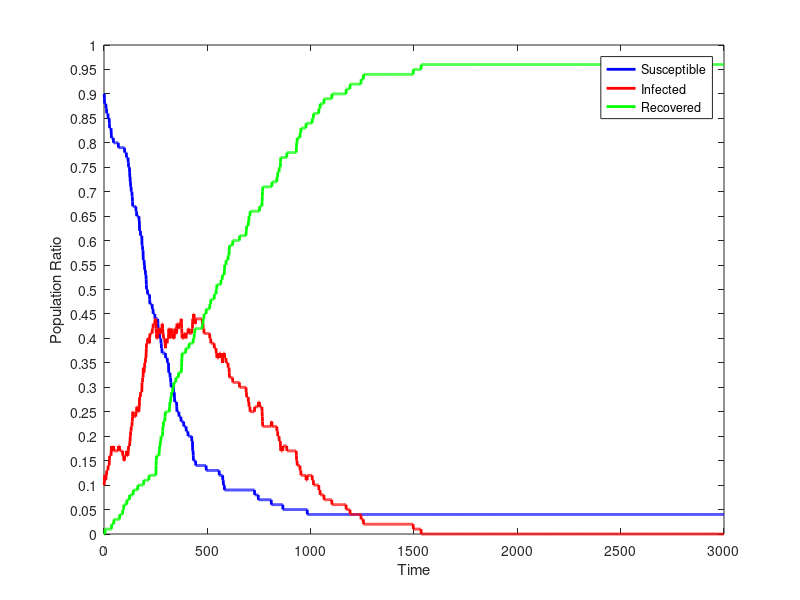

The MATLAB source for this figure:
dynamics = [
90,10,0;
90,10,0;
89,11,0;
88,12,0;
88,12,0;
88,11,1;
88,11,1;
88,11,1;
88,11,1;
88,11,1;
87,12,1;
87,12,1;
87,12,1;
86,13,1;
86,13,1;
86,13,1;
86,13,1;
86,13,1;
86,13,1;
86,13,1;
85,14,1;
85,14,1;
85,14,1;
85,14,1;
85,14,1;
85,14,1;
84,15,1;
83,16,1;
83,16,1;
83,16,1;
83,16,1;
83,16,1;
83,16,1;
83,16,1;
83,16,1;
82,17,1;
81,18,1;
81,17,2;
81,17,2;
81,17,2;
81,17,2;
81,17,2;
81,17,2;
81,17,2;
81,17,2;
81,17,2;
80,18,2;
80,18,2;
80,17,3;
80,17,3;
80,17,3;
80,17,3;
80,17,3;
80,17,3;
80,17,3;
80,17,3;
80,17,3;
80,17,3;
80,17,3;
80,17,3;
80,17,3;
80,17,3;
80,17,3;
80,17,3;
80,17,3;
80,17,3;
80,17,3;
80,17,3;
80,17,3;
80,17,3;
79,18,3;
79,18,3;
79,18,3;
79,18,3;
79,18,3;
79,18,3;
79,17,4;
79,17,4;
79,17,4;
79,17,4;
79,17,4;
79,17,4;
79,17,4;
79,17,4;
79,17,4;
79,17,4;
79,17,4;
79,17,4;
79,17,4;
79,17,4;
79,17,4;
79,16,5;
79,16,5;
79,16,5;
79,16,5;
79,16,5;
79,15,6;
79,15,6;
79,15,6;
79,15,6;
78,16,6;
78,16,6;
78,16,6;
78,16,6;
78,16,6;
78,16,6;
78,16,6;
78,16,6;
78,16,6;
77,17,6;
77,17,6;
77,16,7;
77,16,7;
77,16,7;
77,16,7;
77,16,7;
77,16,7;
76,17,7;
76,17,7;
75,18,7;
75,18,7;
75,18,7;
75,18,7;
75,18,7;
74,18,8;
73,19,8;
73,19,8;
72,20,8;
72,20,8;
71,21,8;
71,21,8;
71,21,8;
70,22,8;
70,22,8;
70,22,8;
70,22,8;
69,23,8;
69,23,8;
68,24,8;
67,25,8;
67,25,8;
67,25,8;
67,24,9;
67,24,9;
67,24,9;
67,24,9;
67,24,9;
67,24,9;
67,24,9;
67,24,9;
67,24,9;
67,24,9;
67,24,9;
67,24,9;
67,24,9;
66,25,9;
66,25,9;
66,25,9;
65,26,9;
65,26,9;
65,26,9;
65,26,9;
65,26,9;
65,26,9;
65,25,10;
65,25,10;
65,25,10;
65,25,10;
65,25,10;
65,25,10;
64,26,10;
64,26,10;
62,28,10;
62,28,10;
62,28,10;
62,28,10;
62,28,10;
61,29,10;
61,29,10;
61,29,10;
61,29,10;
61,29,10;
61,29,10;
61,29,10;
59,31,10;
59,31,10;
59,31,10;
58,32,10;
58,32,10;
58,32,10;
56,34,10;
56,34,10;
56,33,11;
56,33,11;
56,33,11;
55,34,11;
55,34,11;
54,35,11;
54,35,11;
54,35,11;
54,35,11;
53,36,11;
53,36,11;
53,36,11;
52,37,11;
51,38,11;
50,39,11;
50,39,11;
50,39,11;
50,39,11;
50,39,11;
49,40,11;
49,40,11;
49,40,11;
49,40,11;
49,40,11;
49,40,11;
49,40,11;
49,39,12;
49,39,12;
49,39,12;
48,40,12;
47,41,12;
47,41,12;
47,41,12;
47,41,12;
47,41,12;
47,41,12;
47,41,12;
47,41,12;
47,41,12;
47,41,12;
47,41,12;
47,41,12;
46,42,12;
46,42,12;
46,42,12;
46,42,12;
45,43,12;
45,43,12;
45,43,12;
45,43,12;
45,43,12;
45,43,12;
45,43,12;
45,43,12;
45,43,12;
44,44,12;
44,44,12;
44,44,12;
44,44,12;
44,44,12;
44,42,14;
44,41,15;
44,40,16;
44,40,16;
44,40,16;
44,40,16;
44,40,16;
44,40,16;
44,40,16;
43,41,16;
42,42,16;
42,42,16;
42,42,16;
42,42,16;
42,42,16;
41,42,17;
41,42,17;
41,41,18;
40,42,18;
40,42,18;
40,42,18;
40,41,19;
40,41,19;
40,41,19;
39,41,20;
39,41,20;
38,42,20;
38,42,20;
38,42,20;
37,43,20;
37,43,20;
37,43,20;
37,42,21;
37,41,22;
37,41,22;
37,41,22;
37,40,23;
37,40,23;
37,40,23;
37,40,23;
37,40,23;
37,40,23;
37,40,23;
37,39,24;
37,39,24;
37,38,25;
36,39,25;
36,39,25;
36,39,25;
36,39,25;
36,39,25;
36,39,25;
36,39,25;
36,39,25;
36,39,25;
35,40,25;
35,40,25;
35,40,25;
35,40,25;
35,40,25;
35,40,25;
33,42,25;
33,42,25;
33,42,25;
33,42,25;
33,41,26;
33,41,26;
33,40,27;
32,41,27;
32,41,27;
32,41,27;
31,41,28;
31,41,28;
30,42,28;
30,42,28;
30,41,29;
30,41,29;
30,41,29;
30,41,29;
30,41,29;
30,41,29;
30,40,30;
30,40,30;
30,40,30;
30,40,30;
29,41,30;
29,40,31;
29,40,31;
29,40,31;
28,41,31;
27,42,31;
27,42,31;
27,42,31;
27,42,31;
27,42,31;
27,42,31;
27,41,32;
27,41,32;
27,41,32;
27,41,32;
26,42,32;
25,43,32;
25,43,32;
25,43,32;
25,43,32;
25,43,32;
25,43,32;
25,43,32;
25,43,32;
25,42,33;
25,42,33;
24,43,33;
24,43,33;
24,43,33;
24,43,33;
24,43,33;
24,43,33;
24,43,33;
24,43,33;
24,43,33;
24,43,33;
23,44,33;
23,44,33;
23,43,34;
23,42,35;
23,41,36;
23,40,37;
23,40,37;
23,40,37;
23,40,37;
23,40,37;
23,40,37;
23,40,37;
23,40,37;
22,41,37;
22,41,37;
22,41,37;
22,41,37;
22,41,37;
22,41,37;
22,41,37;
22,41,37;
22,41,37;
22,41,37;
22,40,38;
22,40,38;
21,41,38;
21,41,38;
21,41,38;
21,41,38;
21,41,38;
21,41,38;
21,41,38;
21,41,38;
21,41,38;
20,42,38;
20,42,38;
20,42,38;
20,42,38;
20,42,38;
20,41,39;
20,41,39;
20,41,39;
20,41,39;
20,41,39;
20,41,39;
20,41,39;
20,41,39;
20,41,39;
20,41,39;
20,41,39;
20,41,39;
20,41,39;
19,42,39;
19,42,39;
19,42,39;
19,42,39;
17,44,39;
17,44,39;
17,44,39;
16,44,40;
15,45,40;
15,45,40;
15,45,40;
15,45,40;
15,44,41;
15,44,41;
15,44,41;
15,43,42;
15,43,42;
15,43,42;
15,43,42;
14,44,42;
14,44,42;
14,44,42;
14,44,42;
14,44,42;
14,44,42;
14,44,42;
14,44,42;
14,44,42;
14,44,42;
14,44,42;
14,44,42;
14,44,42;
14,44,42;
14,44,42;
14,44,42;
14,44,42;
14,44,42;
14,44,42;
14,44,42;
14,44,42;
14,44,42;
14,44,42;
14,44,42;
14,44,42;
14,44,42;
14,44,42;
14,44,42;
14,44,42;
14,44,42;
14,44,42;
14,44,42;
14,43,43;
14,43,43;
14,43,43;
14,43,43;
14,42,44;
14,42,44;
14,42,44;
14,42,44;
14,41,45;
14,41,45;
14,41,45;
14,41,45;
14,41,45;
14,41,45;
14,41,45;
14,41,45;
14,41,45;
14,41,45;
14,41,45;
13,41,46;
13,41,46;
13,41,46;
13,41,46;
13,41,46;
13,41,46;
13,41,46;
13,41,46;
13,41,46;
13,41,46;
13,41,46;
13,41,46;
13,41,46;
13,41,46;
13,41,46;
13,41,46;
13,41,46;
13,40,47;
13,40,47;
13,40,47;
13,40,47;
13,40,47;
13,39,48;
13,39,48;
13,39,48;
13,39,48;
13,39,48;
13,39,48;
13,39,48;
13,39,48;
13,39,48;
13,39,48;
13,39,48;
13,39,48;
13,39,48;
13,39,48;
13,39,48;
13,39,48;
13,39,48;
13,38,49;
13,38,49;
13,38,49;
13,38,49;
13,38,49;
13,38,49;
13,38,49;
13,38,49;
13,38,49;
13,37,50;
13,37,50;
13,37,50;
13,36,51;
13,36,51;
13,36,51;
13,36,51;
13,36,51;
13,36,51;
13,36,51;
13,36,51;
13,36,51;
13,36,51;
13,36,51;
13,36,51;
12,37,51;
12,37,51;
12,37,51;
12,37,51;
12,37,51;
12,37,51;
12,37,51;
12,37,51;
12,36,52;
12,36,52;
12,36,52;
12,36,52;
12,36,52;
12,36,52;
12,36,52;
12,35,53;
12,35,53;
11,36,53;
11,36,53;
11,36,53;
10,37,53;
10,37,53;
10,37,53;
10,37,53;
10,37,53;
9,37,54;
9,36,55;
9,36,55;
9,36,55;
9,36,55;
9,36,55;
9,36,55;
9,36,55;
9,35,56;
9,35,56;
9,35,56;
9,35,56;
9,35,56;
9,35,56;
9,35,56;
9,35,56;
9,35,56;
9,35,56;
9,34,57;
9,34,57;
9,34,57;
9,34,57;
9,34,57;
9,33,58;
9,32,59;
9,32,59;
9,32,59;
9,32,59;
9,32,59;
9,32,59;
9,32,59;
9,32,59;
9,32,59;
9,32,59;
9,32,59;
9,32,59;
9,32,59;
9,32,59;
9,32,59;
9,32,59;
9,31,60;
9,31,60;
9,31,60;
9,31,60;
9,31,60;
9,31,60;
9,31,60;
9,31,60;
9,31,60;
9,31,60;
9,31,60;
9,31,60;
9,31,60;
9,31,60;
9,31,60;
9,31,60;
9,31,60;
9,31,60;
9,31,60;
9,31,60;
9,31,60;
9,31,60;
9,31,60;
9,31,60;
9,31,60;
9,31,60;
9,31,60;
9,31,60;
9,31,60;
9,31,60;
9,31,60;
9,31,60;
9,31,60;
9,30,61;
9,30,61;
9,30,61;
9,30,61;
9,30,61;
9,30,61;
9,30,61;
9,30,61;
9,30,61;
9,30,61;
9,30,61;
9,30,61;
9,30,61;
9,30,61;
9,30,61;
9,30,61;
9,30,61;
9,30,61;
9,30,61;
9,30,61;
9,30,61;
9,30,61;
9,30,61;
9,30,61;
9,30,61;
9,30,61;
9,30,61;
9,30,61;
9,30,61;
9,30,61;
9,30,61;
9,30,61;
9,29,62;
9,29,62;
9,28,63;
9,28,63;
9,28,63;
9,28,63;
9,28,63;
9,28,63;
9,28,63;
9,28,63;
9,28,63;
9,27,64;
9,27,64;
9,27,64;
9,26,65;
9,26,65;
9,26,65;
9,26,65;
9,26,65;
9,25,66;
9,25,66;
9,25,66;
9,25,66;
9,25,66;
9,25,66;
9,25,66;
9,25,66;
9,25,66;
9,25,66;
9,25,66;
9,25,66;
9,25,66;
9,25,66;
9,25,66;
9,25,66;
9,25,66;
9,25,66;
9,25,66;
9,25,66;
9,25,66;
9,25,66;
8,26,66;
8,26,66;
8,26,66;
8,26,66;
8,26,66;
8,26,66;
8,26,66;
8,26,66;
8,26,66;
8,26,66;
8,26,66;
8,26,66;
8,26,66;
8,26,66;
8,26,66;
8,26,66;
8,26,66;
8,26,66;
7,27,66;
7,27,66;
7,27,66;
7,27,66;
7,27,66;
7,27,66;
7,26,67;
7,26,67;
7,26,67;
7,26,67;
7,26,67;
7,26,67;
7,26,67;
7,26,67;
7,26,67;
7,26,67;
7,26,67;
7,26,67;
7,25,68;
7,24,69;
7,23,70;
7,22,71;
7,22,71;
7,22,71;
7,22,71;
7,22,71;
7,22,71;
7,22,71;
7,22,71;
7,22,71;
7,22,71;
7,22,71;
7,22,71;
7,22,71;
7,22,71;
7,22,71;
7,22,71;
7,22,71;
7,22,71;
7,22,71;
7,22,71;
7,22,71;
7,22,71;
7,22,71;
7,22,71;
7,22,71;
7,22,71;
7,22,71;
7,22,71;
7,22,71;
7,22,71;
7,22,71;
7,22,71;
7,22,71;
7,22,71;
7,22,71;
7,22,71;
7,22,71;
7,22,71;
7,22,71;
7,22,71;
7,22,71;
7,22,71;
6,23,71;
6,23,71;
6,23,71;
6,22,72;
6,22,72;
6,22,72;
6,22,72;
6,22,72;
6,22,72;
6,22,72;
6,22,72;
6,22,72;
6,22,72;
6,22,72;
6,22,72;
6,22,72;
6,22,72;
6,22,72;
6,22,72;
6,22,72;
6,22,72;
6,22,72;
6,22,72;
6,22,72;
6,22,72;
6,22,72;
6,22,72;
6,21,73;
6,21,73;
6,21,73;
6,21,73;
6,20,74;
6,20,74;
6,20,74;
6,20,74;
6,20,74;
6,20,74;
6,20,74;
6,19,75;
6,19,75;
6,19,75;
6,19,75;
6,19,75;
6,19,75;
6,18,76;
6,17,77;
6,17,77;
6,17,77;
6,17,77;
6,17,77;
6,17,77;
6,17,77;
6,17,77;
6,17,77;
6,17,77;
6,17,77;
5,18,77;
5,18,77;
5,18,77;
5,18,77;
5,18,77;
5,18,77;
5,18,77;
5,18,77;
5,18,77;
5,18,77;
5,18,77;
5,18,77;
5,18,77;
5,18,77;
5,18,77;
5,18,77;
5,18,77;
5,18,77;
5,18,77;
5,17,78;
5,17,78;
5,17,78;
5,17,78;
5,17,78;
5,17,78;
5,17,78;
5,17,78;
5,17,78;
5,17,78;
5,17,78;
5,17,78;
5,17,78;
5,17,78;
5,17,78;
5,17,78;
5,17,78;
5,17,78;
5,17,78;
5,17,78;
5,17,78;
5,17,78;
5,17,78;
5,17,78;
5,17,78;
5,17,78;
5,17,78;
5,17,78;
5,17,78;
5,17,78;
5,17,78;
5,17,78;
5,17,78;
5,17,78;
5,17,78;
5,17,78;
5,17,78;
5,17,78;
5,17,78;
5,17,78;
5,17,78;
5,17,78;
5,17,78;
5,17,78;
5,17,78;
5,17,78;
5,16,79;
5,15,80;
5,15,80;
5,15,80;
5,14,81;
5,14,81;
5,14,81;
5,14,81;
5,14,81;
5,14,81;
5,14,81;
5,14,81;
5,14,81;
5,14,81;
5,14,81;
5,14,81;
5,14,81;
5,14,81;
5,13,82;
5,13,82;
5,13,82;
5,13,82;
5,12,83;
5,12,83;
5,12,83;
5,12,83;
5,12,83;
5,12,83;
5,12,83;
5,12,83;
5,12,83;
5,12,83;
5,12,83;
5,12,83;
5,12,83;
5,12,83;
5,12,83;
5,12,83;
5,12,83;
5,12,83;
5,12,83;
5,12,83;
5,12,83;
5,12,83;
5,12,83;
5,12,83;
5,12,83;
5,11,84;
5,11,84;
5,11,84;
5,11,84;
5,11,84;
5,11,84;
4,12,84;
4,12,84;
4,12,84;
4,12,84;
4,12,84;
4,12,84;
4,12,84;
4,12,84;
4,12,84;
4,12,84;
4,12,84;
4,12,84;
4,12,84;
4,12,84;
4,12,84;
4,12,84;
4,12,84;
4,12,84;
4,12,84;
4,12,84;
4,12,84;
4,12,84;
4,12,84;
4,12,84;
4,11,85;
4,11,85;
4,11,85;
4,11,85;
4,11,85;
4,11,85;
4,10,86;
4,10,86;
4,10,86;
4,10,86;
4,10,86;
4,10,86;
4,10,86;
4,10,86;
4,10,86;
4,10,86;
4,10,86;
4,10,86;
4,10,86;
4,10,86;
4,10,86;
4,10,86;
4,10,86;
4,10,86;
4,10,86;
4,10,86;
4,10,86;
4,10,86;
4,10,86;
4,10,86;
4,10,86;
4,10,86;
4,9,87;
4,9,87;
4,9,87;
4,9,87;
4,9,87;
4,9,87;
4,8,88;
4,8,88;
4,8,88;
4,8,88;
4,8,88;
4,8,88;
4,8,88;
4,8,88;
4,8,88;
4,8,88;
4,8,88;
4,8,88;
4,8,88;
4,8,88;
4,8,88;
4,8,88;
4,8,88;
4,8,88;
4,8,88;
4,7,89;
4,7,89;
4,7,89;
4,7,89;
4,7,89;
4,7,89;
4,7,89;
4,7,89;
4,7,89;
4,7,89;
4,7,89;
4,7,89;
4,7,89;
4,7,89;
4,7,89;
4,7,89;
4,7,89;
4,7,89;
4,7,89;
4,7,89;
4,7,89;
4,7,89;
4,7,89;
4,7,89;
4,7,89;
4,7,89;
4,7,89;
4,7,89;
4,7,89;
4,7,89;
4,7,89;
4,7,89;
4,7,89;
4,7,89;
4,7,89;
4,7,89;
4,7,89;
4,7,89;
4,6,90;
4,6,90;
4,6,90;
4,6,90;
4,6,90;
4,6,90;
4,6,90;
4,6,90;
4,6,90;
4,6,90;
4,6,90;
4,6,90;
4,6,90;
4,6,90;
4,6,90;
4,6,90;
4,6,90;
4,6,90;
4,6,90;
4,6,90;
4,6,90;
4,6,90;
4,6,90;
4,6,90;
4,6,90;
4,6,90;
4,6,90;
4,6,90;
4,6,90;
4,6,90;
4,6,90;
4,6,90;
4,6,90;
4,6,90;
4,6,90;
4,6,90;
4,6,90;
4,6,90;
4,6,90;
4,6,90;
4,6,90;
4,6,90;
4,6,90;
4,6,90;
4,6,90;
4,6,90;
4,6,90;
4,6,90;
4,6,90;
4,6,90;
4,6,90;
4,6,90;
4,6,90;
4,6,90;
4,6,90;
4,6,90;
4,6,90;
4,6,90;
4,6,90;
4,6,90;
4,6,90;
4,6,90;
4,6,90;
4,6,90;
4,6,90;
4,6,90;
4,6,90;
4,6,90;
4,6,90;
4,5,91;
4,5,91;
4,5,91;
4,5,91;
4,5,91;
4,5,91;
4,5,91;
4,5,91;
4,5,91;
4,5,91;
4,5,91;
4,5,91;
4,5,91;
4,5,91;
4,5,91;
4,5,91;
4,5,91;
4,5,91;
4,5,91;
4,4,92;
4,4,92;
4,4,92;
4,4,92;
4,4,92;
4,4,92;
4,4,92;
4,4,92;
4,4,92;
4,4,92;
4,4,92;
4,4,92;
4,4,92;
4,4,92;
4,4,92;
4,4,92;
4,4,92;
4,4,92;
4,4,92;
4,4,92;
4,4,92;
4,4,92;
4,4,92;
4,4,92;
4,4,92;
4,4,92;
4,4,92;
4,4,92;
4,4,92;
4,4,92;
4,4,92;
4,4,92;
4,4,92;
4,4,92;
4,4,92;
4,4,92;
4,4,92;
4,4,92;
4,4,92;
4,4,92;
4,4,92;
4,4,92;
4,4,92;
4,4,92;
4,4,92;
4,4,92;
4,4,92;
4,4,92;
4,4,92;
4,4,92;
4,4,92;
4,4,92;
4,4,92;
4,3,93;
4,3,93;
4,3,93;
4,3,93;
4,3,93;
4,3,93;
4,3,93;
4,3,93;
4,3,93;
4,3,93;
4,3,93;
4,3,93;
4,2,94;
4,2,94;
4,2,94;
4,2,94;
4,2,94;
4,2,94;
4,2,94;
4,2,94;
4,2,94;
4,2,94;
4,2,94;
4,2,94;
4,2,94;
4,2,94;
4,2,94;
4,2,94;
4,2,94;
4,2,94;
4,2,94;
4,2,94;
4,2,94;
4,2,94;
4,2,94;
4,2,94;
4,2,94;
4,2,94;
4,2,94;
4,2,94;
4,2,94;
4,2,94;
4,2,94;
4,2,94;
4,2,94;
4,2,94;
4,2,94;
4,2,94;
4,2,94;
4,2,94;
4,2,94;
4,2,94;
4,2,94;
4,2,94;
4,2,94;
4,2,94;
4,2,94;
4,2,94;
4,2,94;
4,2,94;
4,2,94;
4,2,94;
4,2,94;
4,2,94;
4,2,94;
4,2,94;
4,2,94;
4,2,94;
4,2,94;
4,2,94;
4,2,94;
4,2,94;
4,2,94;
4,2,94;
4,2,94;
4,2,94;
4,2,94;
4,2,94;
4,2,94;
4,2,94;
4,2,94;
4,2,94;
4,2,94;
4,2,94;
4,2,94;
4,2,94;
4,2,94;
4,2,94;
4,2,94;
4,2,94;
4,2,94;
4,2,94;
4,2,94;
4,2,94;
4,2,94;
4,2,94;
4,2,94;
4,2,94;
4,2,94;
4,2,94;
4,2,94;
4,2,94;
4,2,94;
4,2,94;
4,2,94;
4,2,94;
4,2,94;
4,2,94;
4,2,94;
4,2,94;
4,2,94;
4,2,94;
4,2,94;
4,2,94;
4,2,94;
4,2,94;
4,2,94;
4,2,94;
4,2,94;
4,2,94;
4,2,94;
4,2,94;
4,2,94;
4,2,94;
4,2,94;
4,2,94;
4,2,94;
4,2,94;
4,2,94;
4,2,94;
4,2,94;
4,2,94;
4,2,94;
4,2,94;
4,2,94;
4,2,94;
4,2,94;
4,2,94;
4,2,94;
4,2,94;
4,2,94;
4,2,94;
4,2,94;
4,2,94;
4,2,94;
4,2,94;
4,2,94;
4,2,94;
4,2,94;
4,2,94;
4,2,94;
4,2,94;
4,2,94;
4,2,94;
4,2,94;
4,2,94;
4,2,94;
4,2,94;
4,2,94;
4,2,94;
4,2,94;
4,2,94;
4,2,94;
4,2,94;
4,2,94;
4,2,94;
4,2,94;
4,2,94;
4,2,94;
4,2,94;
4,2,94;
4,2,94;
4,2,94;
4,2,94;
4,2,94;
4,2,94;
4,2,94;
4,2,94;
4,2,94;
4,2,94;
4,2,94;
4,2,94;
4,2,94;
4,2,94;
4,2,94;
4,2,94;
4,2,94;
4,2,94;
4,2,94;
4,2,94;
4,2,94;
4,2,94;
4,2,94;
4,2,94;
4,2,94;
4,2,94;
4,2,94;
4,2,94;
4,2,94;
4,2,94;
4,2,94;
4,2,94;
4,2,94;
4,2,94;
4,2,94;
4,2,94;
4,2,94;
4,2,94;
4,2,94;
4,2,94;
4,2,94;
4,2,94;
4,2,94;
4,2,94;
4,2,94;
4,2,94;
4,2,94;
4,2,94;
4,2,94;
4,2,94;
4,2,94;
4,2,94;
4,2,94;
4,2,94;
4,2,94;
4,2,94;
4,2,94;
4,2,94;
4,2,94;
4,2,94;
4,2,94;
4,2,94;
4,2,94;
4,2,94;
4,2,94;
4,2,94;
4,2,94;
4,2,94;
4,2,94;
4,2,94;
4,2,94;
4,2,94;
4,2,94;
4,2,94;
4,2,94;
4,2,94;
4,2,94;
4,2,94;
4,2,94;
4,2,94;
4,2,94;
4,2,94;
4,2,94;
4,1,95;
4,1,95;
4,1,95;
4,1,95;
4,1,95;
4,1,95;
4,1,95;
4,1,95;
4,1,95;
4,1,95;
4,1,95;
4,1,95;
4,1,95;
4,1,95;
4,1,95;
4,1,95;
4,1,95;
4,1,95;
4,1,95;
4,1,95;
4,1,95;
4,1,95;
4,1,95;
4,1,95;
4,1,95;
4,1,95;
4,1,95;
4,1,95;
4,1,95;
4,1,95;
4,1,95;
4,1,95;
4,1,95;
4,1,95;
4,1,95;
4,1,95;
4,1,95;
4,1,95;
4,0,96;
4,0,96;
4,0,96;
4,0,96;
4,0,96;
4,0,96;
4,0,96;
4,0,96;
4,0,96;
4,0,96;
4,0,96;
4,0,96;
4,0,96;
4,0,96;
4,0,96;
4,0,96;
4,0,96;
4,0,96;
4,0,96;
4,0,96;
4,0,96;
4,0,96;
4,0,96;
4,0,96;
4,0,96;
4,0,96;
4,0,96;
4,0,96;
4,0,96;
4,0,96;
4,0,96;
4,0,96;
4,0,96;
4,0,96;
4,0,96;
4,0,96;
4,0,96;
4,0,96;
4,0,96;
4,0,96;
4,0,96;
4,0,96;
4,0,96;
4,0,96;
4,0,96;
4,0,96;
4,0,96;
4,0,96;
4,0,96;
4,0,96;
4,0,96;
4,0,96;
4,0,96;
4,0,96;
4,0,96;
4,0,96;
4,0,96;
4,0,96;
4,0,96;
4,0,96;
4,0,96;
4,0,96;
4,0,96;
4,0,96;
4,0,96;
4,0,96;
4,0,96;
4,0,96;
4,0,96;
4,0,96;
4,0,96;
4,0,96;
4,0,96;
4,0,96;
4,0,96;
4,0,96;
4,0,96;
4,0,96;
4,0,96;
4,0,96;
4,0,96;
4,0,96;
4,0,96;
4,0,96;
4,0,96;
4,0,96;
4,0,96;
4,0,96;
4,0,96;
4,0,96;
4,0,96;
4,0,96;
4,0,96;
4,0,96;
4,0,96;
4,0,96;
4,0,96;
4,0,96;
4,0,96;
4,0,96;
4,0,96;
4,0,96;
4,0,96;
4,0,96;
4,0,96;
4,0,96;
4,0,96;
4,0,96;
4,0,96;
4,0,96;
4,0,96;
4,0,96;
4,0,96;
4,0,96;
4,0,96;
4,0,96;
4,0,96;
4,0,96;
4,0,96;
4,0,96;
4,0,96;
4,0,96;
4,0,96;
4,0,96;
4,0,96;
4,0,96;
4,0,96;
4,0,96;
4,0,96;
4,0,96;
4,0,96;
4,0,96;
4,0,96;
4,0,96;
4,0,96;
4,0,96;
4,0,96;
4,0,96;
4,0,96;
4,0,96;
4,0,96;
4,0,96;
4,0,96;
4,0,96;
4,0,96;
4,0,96;
4,0,96;
4,0,96;
4,0,96;
4,0,96;
4,0,96;
4,0,96;
4,0,96;
4,0,96;
4,0,96;
4,0,96;
4,0,96;
4,0,96;
4,0,96;
4,0,96;
4,0,96;
4,0,96;
4,0,96;
4,0,96;
4,0,96;
4,0,96;
4,0,96;
4,0,96;
4,0,96;
4,0,96;
4,0,96;
4,0,96;
4,0,96;
4,0,96;
4,0,96;
4,0,96;
4,0,96;
4,0,96;
4,0,96;
4,0,96;
4,0,96;
4,0,96;
4,0,96;
4,0,96;
4,0,96;
4,0,96;
4,0,96;
4,0,96;
4,0,96;
4,0,96;
4,0,96;
4,0,96;
4,0,96;
4,0,96;
4,0,96;
4,0,96;
4,0,96;
4,0,96;
4,0,96;
4,0,96;
4,0,96;
4,0,96;
4,0,96;
4,0,96;
4,0,96;
4,0,96;
4,0,96;
4,0,96;
4,0,96;
4,0,96;
4,0,96;
4,0,96;
4,0,96;
4,0,96;
4,0,96;
4,0,96;
4,0,96;
4,0,96;
4,0,96;
4,0,96;
4,0,96;
4,0,96;
4,0,96;
4,0,96;
4,0,96;
4,0,96;
4,0,96;
4,0,96;
4,0,96;
4,0,96;
4,0,96;
4,0,96;
4,0,96;
4,0,96;
4,0,96;
4,0,96;
4,0,96;
4,0,96;
4,0,96;
4,0,96;
4,0,96;
4,0,96;
4,0,96;
4,0,96;
4,0,96;
4,0,96;
4,0,96;
4,0,96;
4,0,96;
4,0,96;
4,0,96;
4,0,96;
4,0,96;
4,0,96;
4,0,96;
4,0,96;
4,0,96;
4,0,96;
4,0,96;
4,0,96;
4,0,96;
4,0,96;
4,0,96;
4,0,96;
4,0,96;
4,0,96;
4,0,96;
4,0,96;
4,0,96;
4,0,96;
4,0,96;
4,0,96;
4,0,96;
4,0,96;
4,0,96;
4,0,96;
4,0,96;
4,0,96;
4,0,96;
4,0,96;
4,0,96;
4,0,96;
4,0,96;
4,0,96;
4,0,96;
4,0,96;
4,0,96;
4,0,96;
4,0,96;
4,0,96;
4,0,96;
4,0,96;
4,0,96;
4,0,96;
4,0,96;
4,0,96;
4,0,96;
4,0,96;
4,0,96;
4,0,96;
4,0,96;
4,0,96;
4,0,96;
4,0,96;
4,0,96;
4,0,96;
4,0,96;
4,0,96;
4,0,96;
4,0,96;
4,0,96;
4,0,96;
4,0,96;
4,0,96;
4,0,96;
4,0,96;
4,0,96;
4,0,96;
4,0,96;
4,0,96;
4,0,96;
4,0,96;
4,0,96;
4,0,96;
4,0,96;
4,0,96;
4,0,96;
4,0,96;
4,0,96;
4,0,96;
4,0,96;
4,0,96;
4,0,96;
4,0,96;
4,0,96;
4,0,96;
4,0,96;
4,0,96;
4,0,96;
4,0,96;
4,0,96;
4,0,96;
4,0,96;
4,0,96;
4,0,96;
4,0,96;
4,0,96;
4,0,96;
4,0,96;
4,0,96;
4,0,96;
4,0,96;
4,0,96;
4,0,96;
4,0,96;
4,0,96;
4,0,96;
4,0,96;
4,0,96;
4,0,96;
4,0,96;
4,0,96;
4,0,96;
4,0,96;
4,0,96;
4,0,96;
4,0,96;
4,0,96;
4,0,96;
4,0,96;
4,0,96;
4,0,96;
4,0,96;
4,0,96;
4,0,96;
4,0,96;
4,0,96;
4,0,96;
4,0,96;
4,0,96;
4,0,96;
4,0,96;
4,0,96;
4,0,96;
4,0,96;
4,0,96;
4,0,96;
4,0,96;
4,0,96;
4,0,96;
4,0,96;
4,0,96;
4,0,96;
4,0,96;
4,0,96;
4,0,96;
4,0,96;
4,0,96;
4,0,96;
4,0,96;
4,0,96;
4,0,96;
4,0,96;
4,0,96;
4,0,96;
4,0,96;
4,0,96;
4,0,96;
4,0,96;
4,0,96;
4,0,96;
4,0,96;
4,0,96;
4,0,96;
4,0,96;
4,0,96;
4,0,96;
4,0,96;
4,0,96;
4,0,96;
4,0,96;
4,0,96;
4,0,96;
4,0,96;
4,0,96;
4,0,96;
4,0,96;
4,0,96;
4,0,96;
4,0,96;
4,0,96;
4,0,96;
4,0,96;
4,0,96;
4,0,96;
4,0,96;
4,0,96;
4,0,96;
4,0,96;
4,0,96;
4,0,96;
4,0,96;
4,0,96;
4,0,96;
4,0,96;
4,0,96;
4,0,96;
4,0,96;
4,0,96;
4,0,96;
4,0,96;
4,0,96;
4,0,96;
4,0,96;
4,0,96;
4,0,96;
4,0,96;
4,0,96;
4,0,96;
4,0,96;
4,0,96;
4,0,96;
4,0,96;
4,0,96;
4,0,96;
4,0,96;
4,0,96;
4,0,96;
4,0,96;
4,0,96;
4,0,96;
4,0,96;
4,0,96;
4,0,96;
4,0,96;
4,0,96;
4,0,96;
4,0,96;
4,0,96;
4,0,96;
4,0,96;
4,0,96;
4,0,96;
4,0,96;
4,0,96;
4,0,96;
4,0,96;
4,0,96;
4,0,96;
4,0,96;
4,0,96;
4,0,96;
4,0,96;
4,0,96;
4,0,96;
4,0,96;
4,0,96;
4,0,96;
4,0,96;
4,0,96;
4,0,96;
4,0,96;
4,0,96;
4,0,96;
4,0,96;
4,0,96;
4,0,96;
4,0,96;
4,0,96;
4,0,96;
4,0,96;
4,0,96;
4,0,96;
4,0,96;
4,0,96;
4,0,96;
4,0,96;
4,0,96;
4,0,96;
4,0,96;
4,0,96;
4,0,96;
4,0,96;
4,0,96;
4,0,96;
4,0,96;
4,0,96;
4,0,96;
4,0,96;
4,0,96;
4,0,96;
4,0,96;
4,0,96;
4,0,96;
4,0,96;
4,0,96;
4,0,96;
4,0,96;
4,0,96;
4,0,96;
4,0,96;
4,0,96;
4,0,96;
4,0,96;
4,0,96;
4,0,96;
4,0,96;
4,0,96;
4,0,96;
4,0,96;
4,0,96;
4,0,96;
4,0,96;
4,0,96;
4,0,96;
4,0,96;
4,0,96;
4,0,96;
4,0,96;
4,0,96;
4,0,96;
4,0,96;
4,0,96;
4,0,96;
4,0,96;
4,0,96;
4,0,96;
4,0,96;
4,0,96;
4,0,96;
4,0,96;
4,0,96;
4,0,96;
4,0,96;
4,0,96;
4,0,96;
4,0,96;
4,0,96;
4,0,96;
4,0,96;
4,0,96;
4,0,96;
4,0,96;
4,0,96;
4,0,96;
4,0,96;
4,0,96;
4,0,96;
4,0,96;
4,0,96;
4,0,96;
4,0,96;
4,0,96;
4,0,96;
4,0,96;
4,0,96;
4,0,96;
4,0,96;
4,0,96;
4,0,96;
4,0,96;
4,0,96;
4,0,96;
4,0,96;
4,0,96;
4,0,96;
4,0,96;
4,0,96;
4,0,96;
4,0,96;
4,0,96;
4,0,96;
4,0,96;
4,0,96;
4,0,96;
4,0,96;
4,0,96;
4,0,96;
4,0,96;
4,0,96;
4,0,96;
4,0,96;
4,0,96;
4,0,96;
4,0,96;
4,0,96;
4,0,96;
4,0,96;
4,0,96;
4,0,96;
4,0,96;
4,0,96;
4,0,96;
4,0,96;
4,0,96;
4,0,96;
4,0,96;
4,0,96;
4,0,96;
4,0,96;
4,0,96;
4,0,96;
4,0,96;
4,0,96;
4,0,96;
4,0,96;
4,0,96;
4,0,96;
4,0,96;
4,0,96;
4,0,96;
4,0,96;
4,0,96;
4,0,96;
4,0,96;
4,0,96;
4,0,96;
4,0,96;
4,0,96;
4,0,96;
4,0,96;
4,0,96;
4,0,96;
4,0,96;
4,0,96;
4,0,96;
4,0,96;
4,0,96;
4,0,96;
4,0,96;
4,0,96;
4,0,96;
4,0,96;
4,0,96;
4,0,96;
4,0,96;
4,0,96;
4,0,96;
4,0,96;
4,0,96;
4,0,96;
4,0,96;
4,0,96;
4,0,96;
4,0,96;
4,0,96;
4,0,96;
4,0,96;
4,0,96;
4,0,96;
4,0,96;
4,0,96;
4,0,96;
4,0,96;
4,0,96;
4,0,96;
4,0,96;
4,0,96;
4,0,96;
4,0,96;
4,0,96;
4,0,96;
4,0,96;
4,0,96;
4,0,96;
4,0,96;
4,0,96;
4,0,96;
4,0,96;
4,0,96;
4,0,96;
4,0,96;
4,0,96;
4,0,96;
4,0,96;
4,0,96;
4,0,96;
4,0,96;
4,0,96;
4,0,96;
4,0,96;
4,0,96;
4,0,96;
4,0,96;
4,0,96;
4,0,96;
4,0,96;
4,0,96;
4,0,96;
4,0,96;
4,0,96;
4,0,96;
4,0,96;
4,0,96;
4,0,96;
4,0,96;
4,0,96;
4,0,96;
4,0,96;
4,0,96;
4,0,96;
4,0,96;
4,0,96;
4,0,96;
4,0,96;
4,0,96;
4,0,96;
4,0,96;
4,0,96;
4,0,96;
4,0,96;
4,0,96;
4,0,96;
4,0,96;
4,0,96;
4,0,96;
4,0,96;
4,0,96;
4,0,96;
4,0,96;
4,0,96;
4,0,96;
4,0,96;
4,0,96;
4,0,96;
4,0,96;
4,0,96;
4,0,96;
4,0,96;
4,0,96;
4,0,96;
4,0,96;
4,0,96;
4,0,96;
4,0,96;
4,0,96;
4,0,96;
4,0,96;
4,0,96;
4,0,96;
4,0,96;
4,0,96;
4,0,96;
4,0,96;
4,0,96;
4,0,96;
4,0,96;
4,0,96;
4,0,96;
4,0,96;
4,0,96;
4,0,96;
4,0,96;
4,0,96;
4,0,96;
4,0,96;
4,0,96;
4,0,96;
4,0,96;
4,0,96;
4,0,96;
4,0,96;
4,0,96;
4,0,96;
4,0,96;
4,0,96;
4,0,96;
4,0,96;
4,0,96;
4,0,96;
4,0,96;
4,0,96;
4,0,96;
4,0,96;
4,0,96;
4,0,96;
4,0,96;
4,0,96;
4,0,96;
4,0,96;
4,0,96;
4,0,96;
4,0,96;
4,0,96;
4,0,96;
4,0,96;
4,0,96;
4,0,96;
4,0,96;
4,0,96;
4,0,96;
4,0,96;
4,0,96;
4,0,96;
4,0,96;
4,0,96;
4,0,96;
4,0,96;
4,0,96;
4,0,96;
4,0,96;
4,0,96;
4,0,96;
4,0,96;
4,0,96;
4,0,96;
4,0,96;
4,0,96;
4,0,96;
4,0,96;
4,0,96;
4,0,96;
4,0,96;
4,0,96;
4,0,96;
4,0,96;
4,0,96;
4,0,96;
4,0,96;
4,0,96;
4,0,96;
4,0,96;
4,0,96;
4,0,96;
4,0,96;
4,0,96;
4,0,96;
4,0,96;
4,0,96;
4,0,96;
4,0,96;
4,0,96;
4,0,96;
4,0,96;
4,0,96;
4,0,96;
4,0,96;
4,0,96;
4,0,96;
4,0,96;
4,0,96;
4,0,96;
4,0,96;
4,0,96;
4,0,96;
4,0,96;
4,0,96;
4,0,96;
4,0,96;
4,0,96;
4,0,96;
4,0,96;
4,0,96;
4,0,96;
4,0,96;
4,0,96;
4,0,96;
4,0,96;
4,0,96;
4,0,96;
4,0,96;
4,0,96;
4,0,96;
4,0,96;
4,0,96;
4,0,96;
4,0,96;
4,0,96;
4,0,96;
4,0,96;
4,0,96;
4,0,96;
4,0,96;
4,0,96;
4,0,96;
4,0,96;
4,0,96;
4,0,96;
4,0,96;
4,0,96;
4,0,96;
4,0,96;
4,0,96;
4,0,96;
4,0,96;
4,0,96;
4,0,96;
4,0,96;
4,0,96;
4,0,96;
4,0,96;
4,0,96;
4,0,96;
4,0,96;
4,0,96;
4,0,96;
4,0,96;
4,0,96;
4,0,96;
4,0,96;
4,0,96;
4,0,96;
4,0,96;
4,0,96;
4,0,96;
4,0,96;
4,0,96;
4,0,96;
4,0,96;
4,0,96;
4,0,96;
4,0,96;
4,0,96;
4,0,96;
4,0,96;
4,0,96;
4,0,96;
4,0,96;
4,0,96;
4,0,96;
4,0,96;
4,0,96;
4,0,96;
4,0,96;
4,0,96;
4,0,96;
4,0,96;
4,0,96;
4,0,96;
4,0,96;
4,0,96;
4,0,96;
4,0,96;
4,0,96;
4,0,96;
4,0,96;
4,0,96;
4,0,96;
4,0,96;
4,0,96;
4,0,96;
4,0,96;
4,0,96;
4,0,96;
4,0,96;
4,0,96;
4,0,96;
4,0,96;
4,0,96;
4,0,96;
4,0,96;
4,0,96;
4,0,96;
4,0,96;
4,0,96;
4,0,96;
4,0,96;
4,0,96;
4,0,96;
4,0,96;
4,0,96;
4,0,96;
4,0,96;
4,0,96;
4,0,96;
4,0,96;
4,0,96;
4,0,96;
4,0,96;
4,0,96;
4,0,96;
4,0,96;
4,0,96;
4,0,96;
4,0,96;
4,0,96;
4,0,96;
4,0,96;
4,0,96;
4,0,96;
4,0,96;
4,0,96;
4,0,96;
4,0,96;
4,0,96;
4,0,96;
4,0,96;
4,0,96;
4,0,96;
4,0,96;
4,0,96;
4,0,96;
4,0,96;
4,0,96;
4,0,96;
4,0,96;
4,0,96;
4,0,96;
4,0,96;
4,0,96;
4,0,96;
4,0,96;
4,0,96;
4,0,96;
4,0,96;
4,0,96;
4,0,96;
4,0,96;
4,0,96;
4,0,96;
4,0,96;
4,0,96;
4,0,96;
4,0,96;
4,0,96;
4,0,96;
4,0,96;
4,0,96;
4,0,96;
4,0,96;
4,0,96;
4,0,96;
4,0,96;
4,0,96;
4,0,96;
4,0,96;
4,0,96;
4,0,96;
4,0,96;
4,0,96;
4,0,96;
4,0,96;
4,0,96;
4,0,96;
4,0,96;
4,0,96;
4,0,96;
4,0,96;
4,0,96;
4,0,96;
4,0,96;
4,0,96;
4,0,96;
4,0,96;
4,0,96;
4,0,96;
4,0,96;
4,0,96;
4,0,96;
4,0,96;
4,0,96;
4,0,96;
4,0,96;
4,0,96;
4,0,96;
4,0,96;
4,0,96;
4,0,96;
4,0,96;
4,0,96;
4,0,96;
4,0,96;
4,0,96;
4,0,96;
4,0,96;
4,0,96;
4,0,96;
4,0,96;
4,0,96;
4,0,96;
4,0,96;
4,0,96;
4,0,96;
4,0,96;
4,0,96;
4,0,96;
4,0,96;
4,0,96;
4,0,96;
4,0,96;
4,0,96;
4,0,96;
4,0,96;
4,0,96;
4,0,96;
4,0,96;
4,0,96;
4,0,96;
4,0,96;
4,0,96;
4,0,96;
4,0,96;
4,0,96;
4,0,96;
4,0,96;
4,0,96;
4,0,96;
4,0,96;
4,0,96;
4,0,96;
4,0,96;
4,0,96;
4,0,96;
4,0,96;
4,0,96;
4,0,96;
4,0,96;
4,0,96;
4,0,96;
4,0,96;
4,0,96;
4,0,96;
4,0,96;
4,0,96;
4,0,96;
4,0,96;
4,0,96;
4,0,96;
4,0,96;
4,0,96;
4,0,96;
4,0,96;
4,0,96;
4,0,96;
4,0,96;
4,0,96;
4,0,96;
4,0,96;
4,0,96;
4,0,96;
4,0,96;
4,0,96;
4,0,96;
4,0,96;
4,0,96;
4,0,96;
4,0,96;
4,0,96;
4,0,96;
4,0,96;
4,0,96;
4,0,96;
4,0,96;
4,0,96;
4,0,96;
4,0,96;
4,0,96;
4,0,96;
4,0,96;
4,0,96;
4,0,96;
4,0,96;
4,0,96;
4,0,96;
4,0,96;
4,0,96;
4,0,96;
4,0,96;
4,0,96;
4,0,96;
4,0,96;
4,0,96;
4,0,96;
4,0,96;
4,0,96;
4,0,96;
4,0,96;
4,0,96;
4,0,96;
4,0,96;
4,0,96;
4,0,96;
4,0,96;
4,0,96;
4,0,96;
4,0,96;
4,0,96;
4,0,96;
4,0,96;
4,0,96;
4,0,96;
4,0,96;
4,0,96;
4,0,96;
4,0,96;
4,0,96;
4,0,96;
4,0,96;
4,0,96;
4,0,96;
4,0,96;
4,0,96;
4,0,96;
4,0,96;
4,0,96;
4,0,96;
4,0,96;
4,0,96;
4,0,96;
4,0,96;
4,0,96;
4,0,96;
4,0,96;
4,0,96;
4,0,96;
4,0,96;
4,0,96;
4,0,96;
4,0,96;
4,0,96;
4,0,96;
4,0,96;
4,0,96;
4,0,96;
4,0,96;
4,0,96;
4,0,96;
4,0,96;
4,0,96;
4,0,96;
4,0,96;
4,0,96;
4,0,96;
4,0,96;
4,0,96;
4,0,96;
4,0,96;
4,0,96;
4,0,96;
4,0,96;
4,0,96;
4,0,96;
4,0,96;
4,0,96;
4,0,96;
4,0,96;
4,0,96;
4,0,96;
4,0,96;
4,0,96;
4,0,96;
4,0,96;
4,0,96;
4,0,96;
4,0,96;
4,0,96;
4,0,96;
4,0,96;
4,0,96;
4,0,96;
4,0,96;
4,0,96;
4,0,96;
4,0,96;
4,0,96;
4,0,96;
4,0,96;
4,0,96;
4,0,96;
4,0,96;
4,0,96;
4,0,96;
4,0,96;
4,0,96;
4,0,96;
4,0,96;
4,0,96;
4,0,96;
4,0,96;
4,0,96;
4,0,96;
4,0,96;
4,0,96;
4,0,96;
4,0,96;
4,0,96;
4,0,96;
4,0,96;
4,0,96;
4,0,96;
4,0,96;
4,0,96;
4,0,96;
4,0,96;
4,0,96;
4,0,96;
4,0,96;
4,0,96;
4,0,96;
4,0,96;
4,0,96;
4,0,96;
4,0,96;
4,0,96;
4,0,96;
4,0,96;
4,0,96;
4,0,96;
4,0,96;
4,0,96;
4,0,96;
4,0,96;
4,0,96;
4,0,96;
4,0,96;
4,0,96;
4,0,96;
4,0,96;
4,0,96;
4,0,96;
4,0,96;
4,0,96;
4,0,96;
4,0,96;
4,0,96;
4,0,96;
4,0,96;
4,0,96;
4,0,96;
4,0,96;
4,0,96;
4,0,96;
4,0,96;
4,0,96;
4,0,96;
4,0,96;
4,0,96;
4,0,96;
4,0,96;
4,0,96;
4,0,96;
4,0,96;
4,0,96;
4,0,96;
4,0,96;
4,0,96;
4,0,96;
4,0,96;
4,0,96;
4,0,96;
4,0,96;
4,0,96;
4,0,96;
4,0,96;
4,0,96;
4,0,96;
4,0,96;
4,0,96;
4,0,96;
4,0,96;
4,0,96;
4,0,96;
4,0,96;
4,0,96;
4,0,96;
4,0,96;
4,0,96;
4,0,96;
4,0,96;
4,0,96;
4,0,96;
4,0,96;
4,0,96;
4,0,96;
4,0,96;
4,0,96;
4,0,96;
4,0,96;
4,0,96;
4,0,96;
4,0,96;
4,0,96;
4,0,96;
4,0,96;
4,0,96;
4,0,96;
4,0,96;
4,0,96;
4,0,96;
4,0,96;
4,0,96;
4,0,96;
4,0,96;
4,0,96;
4,0,96;
4,0,96;
4,0,96;
4,0,96;
4,0,96;
4,0,96;
4,0,96;
4,0,96;
4,0,96;
4,0,96;
4,0,96;
4,0,96;
4,0,96;
4,0,96;
4,0,96;
4,0,96;
4,0,96;
4,0,96;
4,0,96;
4,0,96;
4,0,96;
4,0,96;
4,0,96;
4,0,96;
4,0,96;
4,0,96;
4,0,96;
4,0,96;
4,0,96;
4,0,96;
4,0,96;
4,0,96;
4,0,96;
4,0,96;
4,0,96;
4,0,96;
4,0,96;
4,0,96;
4,0,96;
4,0,96;
4,0,96;
4,0,96;
];
susceptible = dynamics (:, 1);
infected = dynamics (:, 2);
recovered = dynamics (:, 3);
totalPopulation = susceptible(1) + infected(1) + recovered(1);
susceptibleRatio = susceptible ./ totalPopulation;
infectedRatio = infected ./ totalPopulation;
recoveredRatio = recovered ./ totalPopulation;
steps = length (susceptible);
indices = 0 : steps - 1;
figure
plot (indices, susceptibleRatio.', 'color', 'blue', 'linewidth', 2);
hold on
plot (indices, infectedRatio.', 'color', 'red', 'linewidth', 2);
hold on
plot (indices, recoveredRatio.', 'color', 'green', 'linewidth', 2);
set(gca,'YTick',0:0.05:1.0);
xlabel ('Time');
ylabel ('Population Ratio');
legend('Susceptible','Infected', 'Recovered');
